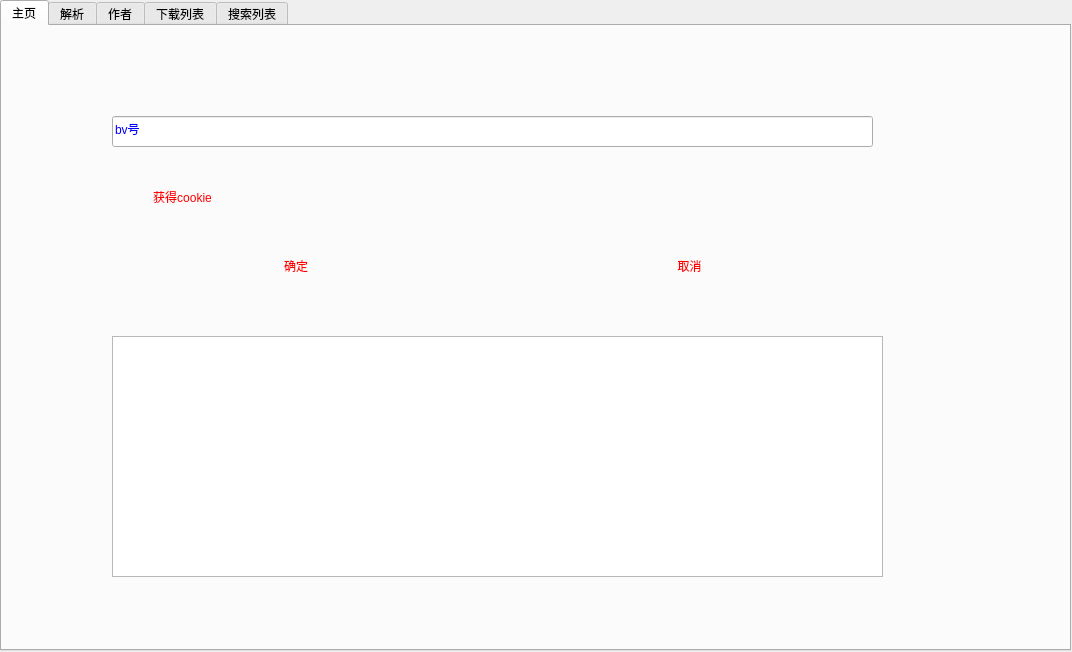
<?xml version="1.0" encoding="UTF-8"?>
<ui version="4.0">
 <class>bilibili_get</class>
 <widget class="QWidget" name="bilibili_get">
  <property name="geometry">
   <rect>
    <x>0</x>
    <y>0</y>
    <width>1072</width>
    <height>652</height>
   </rect>
  </property>
  <property name="windowTitle">
   <string>Widget</string>
  </property>
  <property name="styleSheet">
   <string notr="true">QPushButton {
	color: red;
	font-size: 20;
}
QLineEdit {
	color: blue;
	font-size: 20;
}
tabWidget{
	color: green;
	font-size: 15px;
}</string>
  </property>
  <widget class="QTabWidget" name="tabWidget">
   <property name="geometry">
    <rect>
     <x>0</x>
     <y>0</y>
     <width>1071</width>
     <height>651</height>
    </rect>
   </property>
   <property name="currentIndex">
    <number>0</number>
   </property>
   <widget class="QWidget" name="tab">
    <attribute name="title">
     <string>主页</string>
    </attribute>
    <widget class="QLineEdit" name="bv_line">
     <property name="geometry">
      <rect>
       <x>110</x>
       <y>90</y>
       <width>761</width>
       <height>31</height>
      </rect>
     </property>
     <property name="text">
      <string>bv号</string>
     </property>
    </widget>
    <widget class="QWidget" name="horizontalLayoutWidget">
     <property name="geometry">
      <rect>
       <x>100</x>
       <y>200</y>
       <width>781</width>
       <height>81</height>
      </rect>
     </property>
     <layout class="QHBoxLayout" name="horizontalLayout">
      <item>
       <widget class="QPushButton" name="sure_button">
        <property name="styleSheet">
         <string notr="true"/>
        </property>
        <property name="text">
         <string>确定</string>
        </property>
        <property name="flat">
         <bool>true</bool>
        </property>
       </widget>
      </item>
      <item>
       <widget class="QPushButton" name="unsure_button">
        <property name="styleSheet">
         <string notr="true"/>
        </property>
        <property name="text">
         <string>取消</string>
        </property>
        <property name="flat">
         <bool>true</bool>
        </property>
       </widget>
      </item>
     </layout>
    </widget>
    <widget class="QPushButton" name="cookie_button">
     <property name="geometry">
      <rect>
       <x>110</x>
       <y>150</y>
       <width>141</width>
       <height>41</height>
      </rect>
     </property>
     <property name="text">
      <string>获得cookie</string>
     </property>
     <property name="flat">
      <bool>true</bool>
     </property>
    </widget>
    <widget class="QTextEdit" name="ztl">
     <property name="geometry">
      <rect>
       <x>110</x>
       <y>310</y>
       <width>771</width>
       <height>241</height>
      </rect>
     </property>
    </widget>
   </widget>
   <widget class="QWidget" name="tab_2">
    <attribute name="title">
     <string>解析</string>
    </attribute>
    <widget class="QLabel" name="label_2">
     <property name="geometry">
      <rect>
       <x>340</x>
       <y>10</y>
       <width>69</width>
       <height>20</height>
      </rect>
     </property>
     <property name="text">
      <string>解析</string>
     </property>
    </widget>
    <widget class="QLabel" name="bv_num">
     <property name="geometry">
      <rect>
       <x>420</x>
       <y>10</y>
       <width>271</width>
       <height>20</height>
      </rect>
     </property>
     <property name="text">
      <string>bv_num</string>
     </property>
    </widget>
    <widget class="QLabel" name="jiexi">
     <property name="geometry">
      <rect>
       <x>30</x>
       <y>130</y>
       <width>69</width>
       <height>20</height>
      </rect>
     </property>
     <property name="text">
      <string>解析列表</string>
     </property>
    </widget>
    <widget class="QWidget" name="horizontalLayoutWidget_2">
     <property name="geometry">
      <rect>
       <x>500</x>
       <y>520</y>
       <width>271</width>
       <height>31</height>
      </rect>
     </property>
     <layout class="QHBoxLayout" name="horizontalLayout_2">
      <item>
       <widget class="QPushButton" name="downchoice">
        <property name="styleSheet">
         <string notr="true">*{
	color: #13FF09;
}</string>
        </property>
        <property name="text">
         <string>下载选中</string>
        </property>
        <property name="flat">
         <bool>true</bool>
        </property>
       </widget>
      </item>
      <item>
       <widget class="QPushButton" name="downall">
        <property name="styleSheet">
         <string notr="true">*{
	color: #13FF09;
}</string>
        </property>
        <property name="text">
         <string>下载全部</string>
        </property>
        <property name="flat">
         <bool>true</bool>
        </property>
       </widget>
      </item>
     </layout>
    </widget>
    <widget class="QTextEdit" name="textEdit">
     <property name="geometry">
      <rect>
       <x>30</x>
       <y>160</y>
       <width>1031</width>
       <height>351</height>
      </rect>
     </property>
    </widget>
    <widget class="QWidget" name="gridLayoutWidget">
     <property name="geometry">
      <rect>
       <x>30</x>
       <y>40</y>
       <width>1021</width>
       <height>80</height>
      </rect>
     </property>
     <layout class="QGridLayout" name="gridLayout">
      <item row="1" column="0">
       <widget class="QLabel" name="label">
        <property name="text">
         <string>Desc</string>
        </property>
       </widget>
      </item>
      <item row="0" column="0">
       <widget class="QLabel" name="Title">
        <property name="text">
         <string>Title:</string>
        </property>
       </widget>
      </item>
      <item row="0" column="1">
       <widget class="QLabel" name="Title_name">
        <property name="text">
         <string>Title</string>
        </property>
       </widget>
      </item>
      <item row="1" column="1">
       <widget class="QLabel" name="desc_info">
        <property name="text">
         <string>Desc</string>
        </property>
       </widget>
      </item>
     </layout>
    </widget>
   </widget>
   <widget class="QWidget" name="tab_3">
    <attribute name="title">
     <string>作者</string>
    </attribute>
    <widget class="QLabel" name="label_3">
     <property name="geometry">
      <rect>
       <x>320</x>
       <y>0</y>
       <width>69</width>
       <height>20</height>
      </rect>
     </property>
     <property name="text">
      <string>作者</string>
     </property>
     <property name="alignment">
      <set>Qt::AlignCenter</set>
     </property>
    </widget>
    <widget class="QLabel" name="wvideo">
     <property name="geometry">
      <rect>
       <x>0</x>
       <y>110</y>
       <width>69</width>
       <height>20</height>
      </rect>
     </property>
     <property name="text">
      <string>视频列表</string>
     </property>
    </widget>
    <widget class="QWidget" name="verticalLayoutWidget_2">
     <property name="geometry">
      <rect>
       <x>0</x>
       <y>20</y>
       <width>791</width>
       <height>85</height>
      </rect>
     </property>
     <layout class="QVBoxLayout" name="verticalLayout_3">
      <item>
       <widget class="QLabel" name="writer_id">
        <property name="text">
         <string>id：</string>
        </property>
       </widget>
      </item>
      <item>
       <widget class="QLabel" name="writer_info">
        <property name="text">
         <string>简介</string>
        </property>
       </widget>
      </item>
      <item>
       <widget class="QPushButton" name="goto_writer">
        <property name="styleSheet">
         <string notr="true">*{
color: #0913FA
}</string>
        </property>
        <property name="text">
         <string>去他主页</string>
        </property>
        <property name="flat">
         <bool>true</bool>
        </property>
       </widget>
      </item>
     </layout>
    </widget>
    <widget class="QWidget" name="horizontalLayoutWidget_3">
     <property name="geometry">
      <rect>
       <x>490</x>
       <y>530</y>
       <width>291</width>
       <height>31</height>
      </rect>
     </property>
     <layout class="QHBoxLayout" name="horizontalLayout_5">
      <item>
       <widget class="QPushButton" name="dchoice">
        <property name="text">
         <string>下载选中</string>
        </property>
       </widget>
      </item>
      <item>
       <widget class="QPushButton" name="dall">
        <property name="text">
         <string>下载所有</string>
        </property>
       </widget>
      </item>
     </layout>
    </widget>
    <widget class="QTableWidget" name="tableWidget_3">
     <property name="geometry">
      <rect>
       <x>10</x>
       <y>140</y>
       <width>1051</width>
       <height>371</height>
      </rect>
     </property>
     <column>
      <property name="text">
       <string>标题</string>
      </property>
     </column>
     <column>
      <property name="text">
       <string>状态</string>
      </property>
     </column>
    </widget>
   </widget>
   <widget class="QWidget" name="tab_4">
    <attribute name="title">
     <string>下载列表</string>
    </attribute>
    <widget class="QTableWidget" name="tableWidget">
     <property name="geometry">
      <rect>
       <x>0</x>
       <y>0</y>
       <width>1061</width>
       <height>601</height>
      </rect>
     </property>
     <row>
      <property name="text">
       <string>1</string>
      </property>
     </row>
     <row>
      <property name="text">
       <string>2</string>
      </property>
     </row>
     <row>
      <property name="text">
       <string>3</string>
      </property>
     </row>
     <row>
      <property name="text">
       <string>4</string>
      </property>
     </row>
     <row>
      <property name="text">
       <string>5</string>
      </property>
     </row>
     <row>
      <property name="text">
       <string>6</string>
      </property>
     </row>
     <row>
      <property name="text">
       <string>7</string>
      </property>
     </row>
     <row>
      <property name="text">
       <string>8</string>
      </property>
     </row>
     <row>
      <property name="text">
       <string>9</string>
      </property>
     </row>
     <row>
      <property name="text">
       <string>10</string>
      </property>
     </row>
     <row>
      <property name="text">
       <string>11</string>
      </property>
     </row>
     <row>
      <property name="text">
       <string>12</string>
      </property>
     </row>
     <row>
      <property name="text">
       <string>13</string>
      </property>
     </row>
     <row>
      <property name="text">
       <string>14</string>
      </property>
     </row>
     <row>
      <property name="text">
       <string>15</string>
      </property>
     </row>
     <row>
      <property name="text">
       <string>16</string>
      </property>
     </row>
     <row>
      <property name="text">
       <string>17</string>
      </property>
     </row>
     <row>
      <property name="text">
       <string>18</string>
      </property>
     </row>
     <row>
      <property name="text">
       <string>19</string>
      </property>
     </row>
     <row>
      <property name="text">
       <string>20</string>
      </property>
     </row>
     <row>
      <property name="text">
       <string>21</string>
      </property>
     </row>
     <row>
      <property name="text">
       <string>22</string>
      </property>
     </row>
     <row>
      <property name="text">
       <string>23</string>
      </property>
     </row>
     <row>
      <property name="text">
       <string>24</string>
      </property>
     </row>
     <row>
      <property name="text">
       <string>25</string>
      </property>
     </row>
     <row>
      <property name="text">
       <string>26</string>
      </property>
     </row>
     <row>
      <property name="text">
       <string>27</string>
      </property>
     </row>
     <row>
      <property name="text">
       <string>28</string>
      </property>
     </row>
     <row>
      <property name="text">
       <string>29</string>
      </property>
     </row>
     <row>
      <property name="text">
       <string>30</string>
      </property>
     </row>
     <row>
      <property name="text">
       <string>31</string>
      </property>
     </row>
     <row>
      <property name="text">
       <string>32</string>
      </property>
     </row>
     <row>
      <property name="text">
       <string>33</string>
      </property>
     </row>
     <row>
      <property name="text">
       <string>34</string>
      </property>
     </row>
     <row>
      <property name="text">
       <string>35</string>
      </property>
     </row>
     <row>
      <property name="text">
       <string>36</string>
      </property>
     </row>
     <row>
      <property name="text">
       <string>37</string>
      </property>
     </row>
     <row>
      <property name="text">
       <string>38</string>
      </property>
     </row>
     <row>
      <property name="text">
       <string>39</string>
      </property>
     </row>
     <row>
      <property name="text">
       <string>40</string>
      </property>
     </row>
     <row>
      <property name="text">
       <string>41</string>
      </property>
     </row>
     <row>
      <property name="text">
       <string>42</string>
      </property>
     </row>
     <row>
      <property name="text">
       <string>43</string>
      </property>
     </row>
     <row>
      <property name="text">
       <string>44</string>
      </property>
     </row>
     <row>
      <property name="text">
       <string>45</string>
      </property>
     </row>
     <row>
      <property name="text">
       <string>46</string>
      </property>
     </row>
     <row>
      <property name="text">
       <string>47</string>
      </property>
     </row>
     <row>
      <property name="text">
       <string>48</string>
      </property>
     </row>
     <row>
      <property name="text">
       <string>49</string>
      </property>
     </row>
     <row>
      <property name="text">
       <string>50</string>
      </property>
     </row>
     <row>
      <property name="text">
       <string>51</string>
      </property>
     </row>
     <row>
      <property name="text">
       <string>52</string>
      </property>
     </row>
     <row>
      <property name="text">
       <string>53</string>
      </property>
     </row>
     <row>
      <property name="text">
       <string>54</string>
      </property>
     </row>
     <row>
      <property name="text">
       <string>55</string>
      </property>
     </row>
     <row>
      <property name="text">
       <string>56</string>
      </property>
     </row>
     <row>
      <property name="text">
       <string>57</string>
      </property>
     </row>
     <row>
      <property name="text">
       <string>58</string>
      </property>
     </row>
     <row>
      <property name="text">
       <string>59</string>
      </property>
     </row>
     <row>
      <property name="text">
       <string>60</string>
      </property>
     </row>
     <column>
      <property name="text">
       <string>文件名</string>
      </property>
     </column>
     <column>
      <property name="text">
       <string>所需时间</string>
      </property>
     </column>
     <column>
      <property name="text">
       <string>速度</string>
      </property>
     </column>
     <column>
      <property name="text">
       <string>状态</string>
      </property>
     </column>
     <column>
      <property name="text">
       <string>序号</string>
      </property>
     </column>
     <column>
      <property name="text">
       <string>cid</string>
      </property>
     </column>
     <column>
      <property name="text">
       <string>bv</string>
      </property>
     </column>
     <column>
      <property name="text">
       <string>av</string>
      </property>
     </column>
    </widget>
   </widget>
   <widget class="QWidget" name="tab_5">
    <property name="styleSheet">
     <string notr="true">pushButton{
	color: #070608;
};</string>
    </property>
    <attribute name="title">
     <string>搜索列表</string>
    </attribute>
    <widget class="QPushButton" name="pushButton">
     <property name="geometry">
      <rect>
       <x>960</x>
       <y>10</y>
       <width>93</width>
       <height>29</height>
      </rect>
     </property>
     <property name="styleSheet">
      <string notr="true">*{
	color: #070608;
}</string>
     </property>
     <property name="text">
      <string>确定</string>
     </property>
     <property name="flat">
      <bool>true</bool>
     </property>
    </widget>
    <widget class="QLineEdit" name="lineEdit">
     <property name="geometry">
      <rect>
       <x>790</x>
       <y>10</y>
       <width>158</width>
       <height>21</height>
      </rect>
     </property>
     <property name="text">
      <string>搜索内容</string>
     </property>
     <property name="frame">
      <bool>false</bool>
     </property>
     <property name="dragEnabled">
      <bool>false</bool>
     </property>
     <property name="readOnly">
      <bool>false</bool>
     </property>
     <property name="clearButtonEnabled">
      <bool>true</bool>
     </property>
    </widget>
    <widget class="QTableWidget" name="tableWidget_2">
     <property name="geometry">
      <rect>
       <x>0</x>
       <y>40</y>
       <width>1071</width>
       <height>511</height>
      </rect>
     </property>
    </widget>
    <widget class="QWidget" name="horizontalLayoutWidget_4">
     <property name="geometry">
      <rect>
       <x>750</x>
       <y>550</y>
       <width>311</width>
       <height>41</height>
      </rect>
     </property>
     <layout class="QHBoxLayout" name="horizontalLayout_3">
      <item>
       <widget class="QPushButton" name="pushButton_2">
        <property name="text">
         <string>下载全部</string>
        </property>
        <property name="flat">
         <bool>true</bool>
        </property>
       </widget>
      </item>
      <item>
       <widget class="QPushButton" name="pushButton_3">
        <property name="text">
         <string>下载选中</string>
        </property>
        <property name="flat">
         <bool>true</bool>
        </property>
       </widget>
      </item>
     </layout>
    </widget>
   </widget>
  </widget>
 </widget>
 <resources/>
 <connections/>
</ui>
